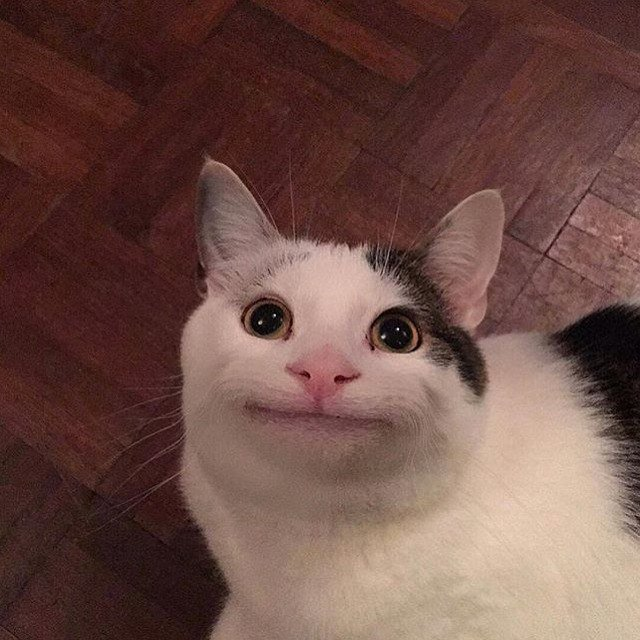
#> input picture laba 7/cat_meme.jpg, 640 x 640 px
$ python 'task 2.py'
#> lines starting #> are read from the running program, lines starting #| are printed output that depends on the picture
from PIL import Image
image = Image.open("cat_meme.jpg")
#> image is the input picture: PIL image 640x640 RGB; mean R, G, B 109.3, 77.2, 70.1
resize_image = image.reduce(3)
resize_image.save("cat_meme_resize.jpg")
transposed_image = image.transpose(Image.FLIP_LEFT_RIGHT)
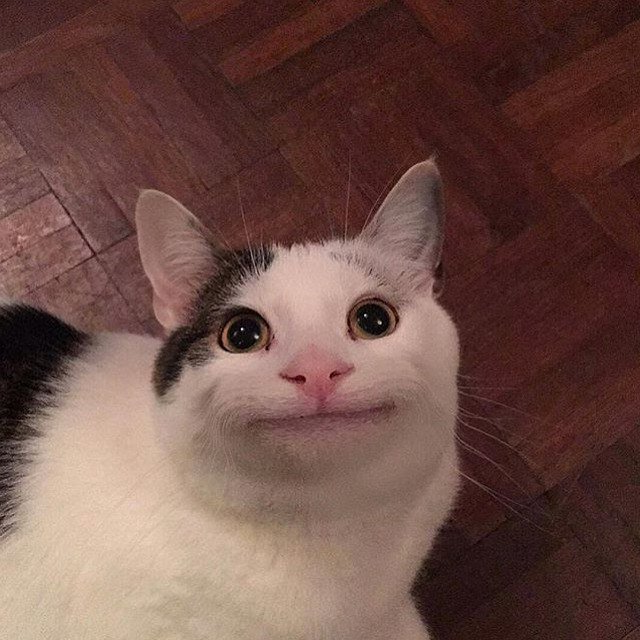
#> transposed_image: PIL image 640x640 RGB; mean R, G, B 109.3, 77.2, 70.1
transposed_image.save("cat_meme_transposed.jpg")
transposed2_image = image.transpose(Image.FLIP_TOP_BOTTOM)
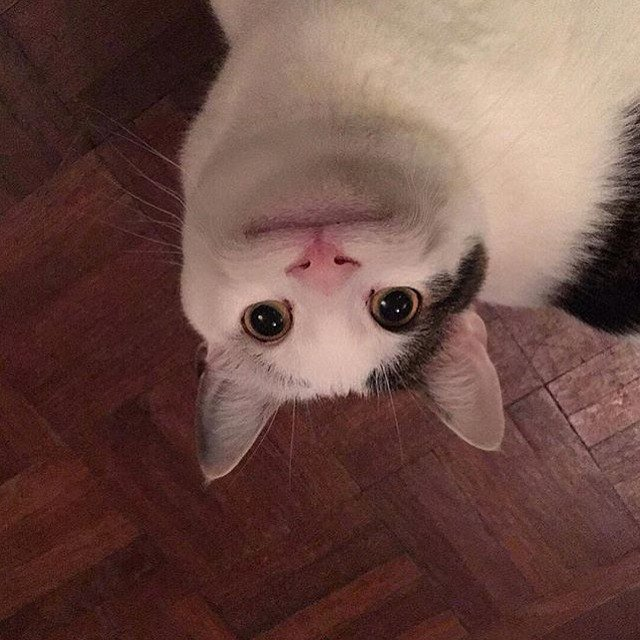
#> transposed2_image: PIL image 640x640 RGB; mean R, G, B 109.3, 77.2, 70.1
transposed2_image.save("cat_meme_transposed2.jpg")

$ run again, with laba 7/1.jpg copied over laba 7/cat_meme.jpg
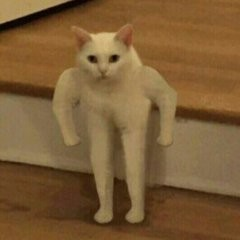
#> input picture laba 7/1.jpg, 240 x 240 px
#> image is the input picture: PIL image 240x240 RGB; mean R, G, B 125.3, 93.4, 54.3
#> `transposed_image = image.transpose(Image.FLIP_LEFT_RIGHT)`:
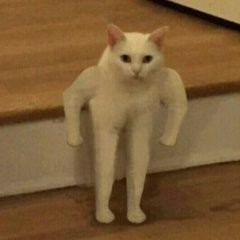
#> transposed_image: PIL image 240x240 RGB; mean R, G, B 125.3, 93.4, 54.3
#> `transposed2_image = image.transpose(Image.FLIP_TOP_BOTTOM)`:
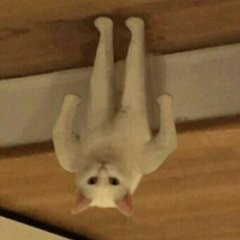
#> transposed2_image: PIL image 240x240 RGB; mean R, G, B 125.3, 93.4, 54.3

$ run again, with laba 7/2.jpg copied over laba 7/cat_meme.jpg
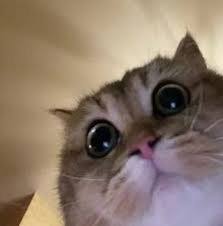
#> input picture laba 7/2.jpg, 223 x 226 px
#> image is the input picture: PIL image 223x226 RGB; mean R, G, B 139, 120.6, 106
#> `transposed_image = image.transpose(Image.FLIP_LEFT_RIGHT)`:
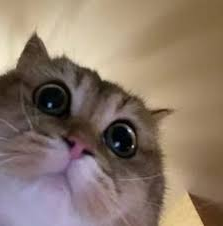
#> transposed_image: PIL image 223x226 RGB; mean R, G, B 139, 120.6, 106
#> `transposed2_image = image.transpose(Image.FLIP_TOP_BOTTOM)`:
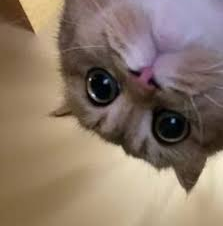
#> transposed2_image: PIL image 223x226 RGB; mean R, G, B 139, 120.6, 106
